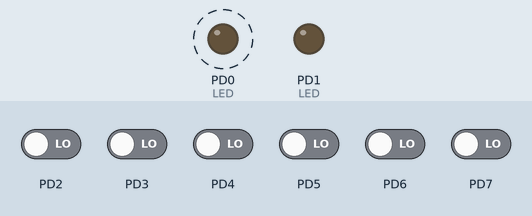
Bench run of a program on a simulated ATmega32, built with avr-gcc and emulated at 8 MHz. Shown: output pins drawn as LEDs (lit = HIGH). Dashed ring = blinking. Inputs (shaded band) come from the test bench; at power-on: PD2–7 LOW.

Above: at 0.5 s.
At 3.5 s:
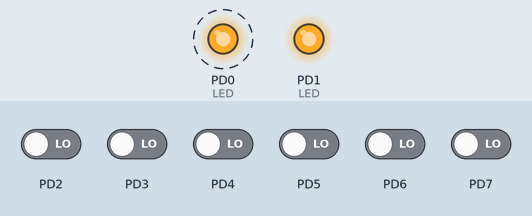
Timing chart, 0 to 5.2 s (numbered marks = the images above):
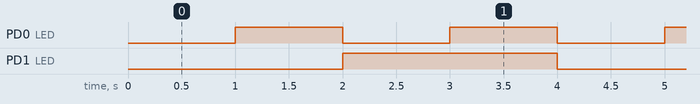

The program:

toggle_2_leds_with_specific_delay.c
```c
/*
 * toggle_2_leds_with_specific_delay.c
 *
 * Created: 10/24/2024 3:00:16 AM
 *  Author: Mohamed Karam
 */


#define F_CPU 8000000UL
#include <util/delay.h>
#include "LED.h"

int main(void)
{
	LED_vInit('D',0);
	LED_vInit('D',1);
	unsigned char prev_status;
    while(1)
    {
         _delay_ms(1000);
		 prev_status = LED_u8readStatus('D',0);
		 LED_vToggle('D',0);
		 if(prev_status == 1)
		 {
			 LED_vToggle('D',1);
		 }
    }
}
```

LED.c
```c
/*
 * LED.c
 *
 * Created: 10/24/2024 12:52:55 AM
 *  Author: Mohamed Karam
 */

#include "DIO.h"

void LED_vInit(unsigned char portName,unsigned char pinNumber)
{
	DIO_vsetPinDirection(portName,pinNumber,1);//Set  the given pin in the given port as an output
}

void LED_vTurnOn(unsigned char portName,unsigned char pinNumber)
{
	DIO_vwritePin(portName,pinNumber,1);//Set the given pin in the given port to one(on)
}

void LED_vTurnOff(unsigned char portName,unsigned char pinNumber)
{
	DIO_vwritePin(portName,pinNumber,0);//Set the given pin in the given port to zero(off)
}

void LED_vToggle(unsigned char portName,unsigned char pinNumber)
{
	DIO_vtogglePin(portName,pinNumber);//Set the given pin in the given port to zero if it is one or set it to one if it is zero
}

unsigned char LED_u8readStatus(unsigned char portName,unsigned char pinNumber)
{
	return DIO_u8readPin(portName,pinNumber);
}
```

LED.h
```c
/*
 * LED.h
 *
 * Created: 10/24/2024 12:54:35 AM
 *  Author: Mohamed Karam
 */


#ifndef LED_H_
#define LED_H_
/*
Function Name        : LED_vInit
Function Returns     : void
Function Arguments   : unsigned char portName,unsigned char pinNumber
Function Description : Initialize the pin as an output pin to connect the led.
*/
void LED_vInit(unsigned char portName,unsigned char pinNumber);

/*
Function Name        : LED_vTurnOn
Function Returns     : void
Function Arguments   : unsigned char portName,unsigned char pinNumber
Function Description : Turn on the led connected to the given pin and port.
*/
void LED_vTurnOn(unsigned char portName,unsigned char pinNumber);

/*
Function Name        : LED_vTurnOff
Function Returns     : void
Function Arguments   : unsigned char portName,unsigned char pinNumber
Function Description : Turn off the led connected to the given pin and port.
*/
void LED_vTurnOff(unsigned char portName,unsigned char pinNumber);

/*
Function Name        : LED_vToggle
Function Returns     : void
Function Arguments   : unsigned char portName,unsigned char pinNumber
Function Description : Toggle the led connected to the given pin and port.
*/
void LED_vToggle(unsigned char portName,unsigned char pinNumber);

/*
Function Name        : LED_u8readStatus
Function Returns     : unsigned char
Function Arguments   : unsigned char portName,unsigned char pinNumber
Function Description : Read the value of the led connected to the given pin and port.
*/
unsigned char LED_u8readStatus(unsigned char portName,unsigned char pinNumber);

#endif /* LED_H_ */
```

std_macros.h
```c
/*
 * std_macros.h
 *
 * Created: 9/25/2024 1:20:39 AM
 *  Author: Mohamed Karam
 */


#ifndef STD_MACROS_H_
#define STD_MACROS_H_

#define REGISTER_SIZE 8
#define SET_BIT(reg,bit) reg|=(1<<bit)
#define CLR_BIT(reg,bit) reg&=~(1<<bit)
#define TOG_BIT(reg,bit) reg^=(1<<bit)
#define READ_BIT(reg,bit) ((reg&(1<<bit))>>bit)
#define ROL(reg,num) reg=(reg<<num) | (reg>>(REGISTER_SIZE-num))
#define ROR(reg,num) reg=(reg>>num) | (reg<<(REGISTER_SIZE-num))

#endif /* STD_MACROS_H_ */
```

DIO.c
```c
/*
 * DIO.c
 *
 * Created: 10/5/2024 3:39:04 PM
 *  Author: Mohamed Karam
 */
#include <avr/io.h>
#include "std_macros.h"

void DIO_vsetPinDirection(unsigned char portName, unsigned char pinNumber, unsigned char pinDirection)
{
	switch(portName)
	{
		case 'A':
		case 'a':
		if(pinDirection == 0)
		{
			CLR_BIT(DDRA,pinNumber);
		}
		else
		{
			SET_BIT(DDRA,pinNumber);
		}
		break;

		case 'B':
		case 'b':
		if(pinDirection == 0)
		{
			CLR_BIT(DDRB,pinNumber);
		}
		else
		{
			SET_BIT(DDRB,pinNumber);
		}
		break;

		case 'C':
		case 'c':
		if(pinDirection == 0)
		{
			CLR_BIT(DDRC,pinNumber);
		}
		else
		{
			SET_BIT(DDRC,pinNumber);
		}
		break;

		default:
		if(pinDirection == 0)
		{
			CLR_BIT(DDRD,pinNumber);
		}
		else
		{
			SET_BIT(DDRD,pinNumber);
		}
		break;
	}
}

void DIO_vwritePin(unsigned char portName, unsigned char pinNumber, unsigned char pinValue)
{
	switch(portName)
	{
		case 'A':
		case 'a':
		if(pinValue == 0)
		{
			CLR_BIT(PORTA,pinNumber);
		}
		else
		{
			SET_BIT(PORTA,pinNumber);
		}
		break;

		case 'B':
		case 'b':
		if(pinValue == 0)
		{
			CLR_BIT(PORTB,pinNumber);
		}
		else
		{
			SET_BIT(PORTB,pinNumber);
		}
		break;

		case 'C':
		case 'c':
		if(pinValue == 0)
		{
			CLR_BIT(PORTC,pinNumber);
		}
		else
		{
			SET_BIT(PORTC,pinNumber);
		}
		break;

		default:
		if(pinValue == 0)
		{
			CLR_BIT(PORTD,pinNumber);
		}
		else
		{
			SET_BIT(PORTD,pinNumber);
		}
		break;
	}
}

void DIO_vtogglePin(unsigned char portName ,char pinNumber)
{
	switch(portName)
	{
		case 'A':
		case 'a':
		TOG_BIT(PORTA,pinNumber);
		break;

		case 'B':
		case 'b':
		TOG_BIT(PORTB,pinNumber);
		break;

		case 'C':
		case 'c':
		TOG_BIT(PORTC,pinNumber);
		break;

		default:
		TOG_BIT(PORTD,pinNumber);
		break;
	}
}

unsigned char DIO_u8readPin(unsigned char portName, unsigned char pinNumber)
{
	unsigned char pinValue = 0;
	switch(portName)
	{
		case 'A':
		case 'a':
		pinValue = READ_BIT(PINA,pinNumber);
		break;

		case 'B':
		case 'b':
		pinValue = READ_BIT(PINB,pinNumber);
		break;

		case 'C':
		case 'c':
		pinValue = READ_BIT(PINC,pinNumber);
		break;

		default:
		pinValue = READ_BIT(PIND,pinNumber);
		break;
	}
	return pinValue;
}

void DIO_vsetPortDirection(unsigned char portName, unsigned char portDirection)
{
	switch(portName)
	{
		case 'A':
		case 'a':
		DDRA = portDirection;
		break;

		case 'B':
		case 'b':
		DDRB = portDirection;
		break;

		case 'C':
		case 'c':
		DDRC = portDirection;
		break;

		default:
		DDRD = portDirection;
		break;
	}
}

void DIO_vwritePort(unsigned char portName, unsigned char portValue)
{
	switch(portName)
	{
		case 'A':
		case 'a':
		PORTA = portValue;
		break;

		case 'B':
		case 'b':
		PORTB = portValue;
		break;

		case 'C':
		case 'c':
		PORTC = portValue;
		break;

		default:
		PORTD = portValue;
		break;
	}
}

void DIO_vtogglePort(unsigned char portName)
{
	switch(portName)
	{
		case 'A':
		case 'a':
		PORTA = ~PORTA;
		break;

		case 'B':
		case 'b':
		PORTB = ~PORTB;
		break;

		case 'C':
		case 'c':
		PORTC = ~PORTC;
		break;

		default:
		PORTD = ~PORTD;
		break;
	}
}

unsigned char DIO_u8readPort(unsigned char portName)
{
	unsigned char portValue = 0;
	switch(portName)
	{
		case 'A':
		case 'a':
		portValue = PINA;
		break;

		case 'B':
		case 'b':
		portValue = PINB;
		break;

		case 'C':
		case 'c':
		portValue = PINC;
		break;

		default:
		portValue = PIND;
		break;
	}
	return portValue;
}
```

DIO.h
```c
/*
 * DIO.h
 *
 * Created: 10/5/2024 3:38:44 PM
 *  Author: Mohamed Karam
 */


#ifndef DIO_H_
#define DIO_H_

/*
Function Name        : DIO_vsetPinDirection
Function Returns     : void
Function Arguments   : unsigned char portName,unsigned char pinNumber,unsigned char pinDirection
Function Description : Set the direction of the given pin in the given port (pinDirection 0 = input : 1 = output)
*/
void DIO_vsetPinDirection(unsigned char portName, unsigned char pinNumber, unsigned char pinDirection);


/*
Function Name        : DIO_vwritePin
Function Returns     : void
Function Arguments   : unsigned char portName,unsigned char pinNumber,unsigned char pinValue
Function Description : Set the value of the given pin in the given port (pinValue 0 = low : 1 = high)
*/
void DIO_vwritePin(unsigned char portName, unsigned char pinNumber, unsigned char pinValue);


/*
Function Name        : DIO_vtogglePin
Function Returns     : void
Function Arguments   : unsigned char PortName,unsigned char pinNumber
Function Description : Reverse the value of the given pin in the given port.
*/
void DIO_vtogglePin(unsigned char PortName, unsigned char pinNumber);


/*
Function Name        : DIO_u8readPin
Function Returns     : unsigned char
Function Arguments   : unsigned char portName,unsigned char pinNumber
Function Description : Returns 1 if the value of the given pin is high and zero if the value is low
*/
unsigned char DIO_u8readPin(unsigned char portName, unsigned char pinNumber);

/*
Function Name        : DIO_vsetPortDirection
Function Returns     : void
Function Arguments   : unsigned char portName,unsigned char portDirection
Function Description : set the direction of whole port .
*/
void DIO_vsetPortDirection(unsigned char portName, unsigned char portDirection);


/*
Function Name        : DIO_write_port
Function Returns     : void
Function Arguments   : unsigned char portName,unsigned char portValue
Function Description : Write the value to all port pins.
*/
void DIO_vwritePort(unsigned char portName, unsigned char portValue);


/*
Function Name        : DIO_vtogglePort
Function Returns     : void
Function Arguments   : unsigned char portName
Function Description : Reverse the value of all pins in the given port.
*/
void DIO_vtogglePort(unsigned char portName);


/*
Function Name        : DIO_u8readPort
Function Returns     : unsigned char
Function Arguments   : unsigned char portName
Function Description : read the value of the port .
*/
unsigned char DIO_u8readPort(unsigned char portName);

#endif /* DIO_H_ */
```

Measured:
- by itself, PD0 (LED): alternates HIGH for 1.0 s and LOW for 1.0 s
- by itself, PD1 (LED): alternates HIGH for 2.0 s and LOW for 2.0 s
- by itself, everything shown: repeats every 4.0 s, in 4 steps
